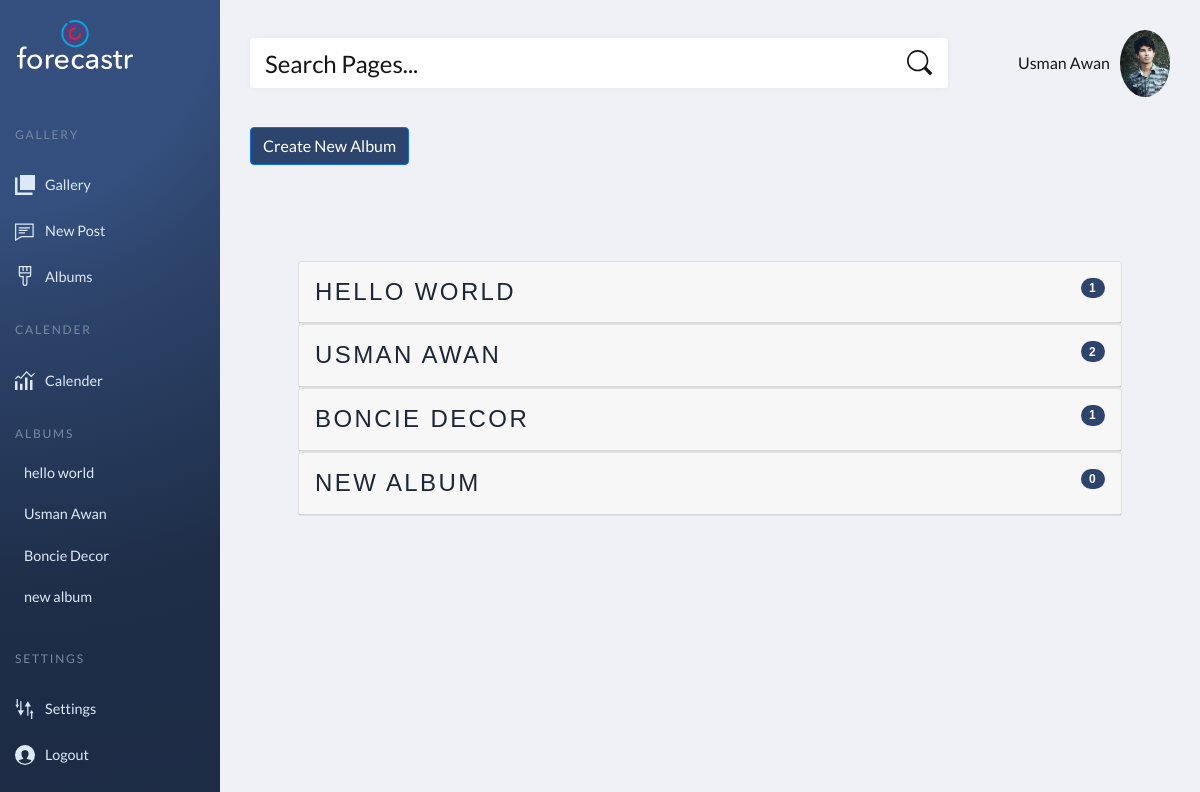
Page /gallery/albums/all/ (signed in) on the earlier database version.
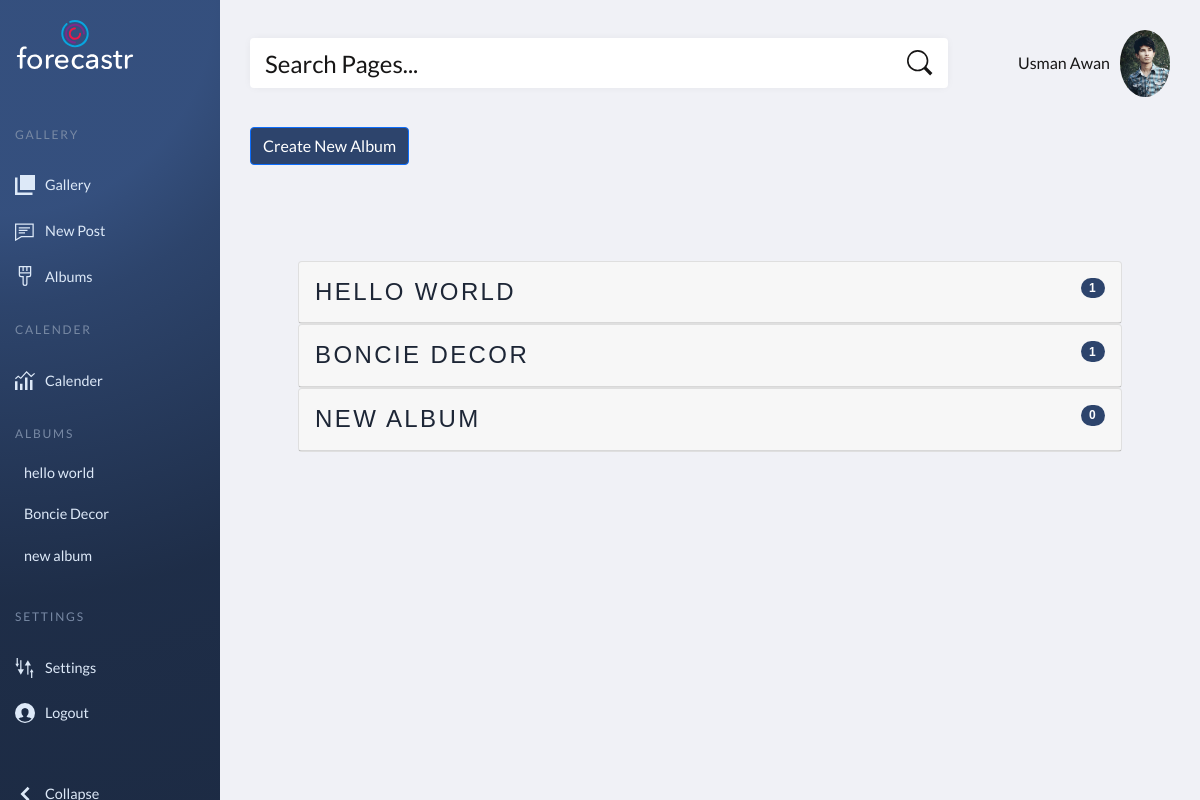
Same page on the later database version.
### contentGallery/models.py (models this page shows, shortened)
class PostAlbum(models.Model):
    client = models.ForeignKey(Client, null=True, on_delete= models.SET_NULL, related_name='client_albums')
    posts = models.ManyToManyField(UserPost)
    name = models.CharField(max_length=128, blank=False)

### accounts/models.py (models this page shows, shortened)
class Client(models.Model):
    user = models.OneToOneField(User, on_delete=models.CASCADE, null=True)
    profile_pic = models.ImageField(default="default-profile.png")
    age = models.IntegerField(default=1)
    gender = models.CharField(choices=GenderChoices.choices, max_length=128,  default=GenderChoices.OTHER)

### contentGallery/views.py (the view)
# urls.py: path("albums/all/", views.albumList, name="albums"),
@login_required(login_url="login")
def albumList(request):
    user = request.user
    client = user.client
    albumForm = PostAlbumForm()
    clientAlbums = client.client_albums.all()
    albums = []
    for album in clientAlbums:
        albums.append(AlbumsListResponseDto(
            album = album,
            posts_count = album.posts.all().count()
        ))
    context = {'ualbums': albums,'user': user, 'albums':  clientAlbums,'albumForm': albumForm, 'client': client}
    return render(request, "contentGallery/albums.html", context=context)

### contentGallery/forms.py
class PostAlbumForm(ModelForm):
    class Meta:
        model =  PostAlbum
        fields = ['name']

### contentGallery/templates/contentGallery/albums.html (shortened to what this page needs)
{%  extends 'utilaties/dashboard.html' %}
{% load static %}
{% block cssStyles %}
<link href="https://cdnjs.cloudflare.com/ajax/libs/toastr.js/2.1.1/toastr.min.css" rel="stylesheet" media="all">
{% endblock cssStyles %}
{% block content %}
<section>
  <button type="button" class="btn btn-primary" data-bs-toggle="modal" data-bs-target="#albumModal">Create New
    Album</button>
  <div class="container p-5 mt-5 pt-5">
    <div class="row clearfix m-r-70 m-l-70 m-t-30">
      {% for ualbum in ualbums %}
      <div class="col-lg-12 text-center content-centers ">
        <div id="card" class="card data-usage category-card">
          <a href="{% url 'deleteAlbum' ualbum.album.id %}">
          <div class="card-header">
            <div class="row clearfix m-r-70 m-l-70 mt-2 ">
              <div class="col-lg-12 d-flex justify-content-between align-items-start">
                <h2 class="display h4 text-primary primary-d">{{ualbum.album.name}} </h2>
                <span class="badge bg-primary rounded-pill">{{ualbum.posts_count}}</span>
              </div>
            </div>
          </div>
          </a>
        </div>
      </div>
      {% endfor %}
    </div>
  </div>
</section>
{% endblock content %}

### utilaties/templates/utilaties/dashboard.html (shortened to what this page needs)
{% load static %}
<!DOCTYPE html>
<html lang="en">
<head>
    <link href="https://cdn.jsdelivr.net/npm/bootstrap@5.0.2/dist/css/bootstrap.min.css" rel="stylesheet">
    <link rel="stylesheet" href="{% static 'css/SocialHub/main.css' %}">
    {% block cssStyles %}
    {% endblock cssStyles %}
    <link href="https://cdnjs.cloudflare.com/ajax/libs/toastr.js/2.1.1/toastr.min.css" rel="stylesheet" media="all">
</head>
<body>
    <header class="page-header">
        <nav>
            <a href="#0" aria-label="forecastr logo" class="logo">
                <svg width="140" height="49">
                    <use xlink:href="#logo"></use>
                </svg>
            </a>
            <ul class="admin-menu">
                <li class="menu-heading">
                    <h3>Gallery</h3>
                </li>
                <li>
                    <a href="{% url 'gallery' %}">
                        <svg>
                            <use xlink:href="#pages"></use>
                        </svg>
                        <span>Gallery</span>
                    </a>
                </li>
                <li>
                    <a href="{% url 'facebookPost' %}">
                        <svg>
                            <use xlink:href="#comments"></use>
                        </svg>
                        <span>New Post</span>
                    </a>
                </li>
                <li>
                    <a href="{% url 'albums' %}">
                        <svg>
                            <use xlink:href="#appearance"></use>
                        </svg>
                        <span>Albums</span>
                    </a>
                </li>
                <li class="menu-heading">
                    <h3>Calender</h3>
                </li>
                <li>
                    <a href="{% url 'generalCalender' %}">
                        <svg>
                            <use xlink:href="#charts"></use>
                        </svg>
                        <span>Calender</span>
                    </a>
                </li>
                <li class="menu-heading">
                    <h3>Albums</h3>
                </li>
                {% for album in albums %}
                    <form id="{{album.id}}" action="{% url 'gallery' %}" method="POST">
                        <a onclick="document.getElementById('{{album.id}}').submit();">
                            <li class="ms-4" style="cursor: pointer;"> {{album.name}}</li>
                        </a>
                    </form>
                {% endfor %}
                <li class="menu-heading">
                    <h3>Settings</h3>
                </li>
                <li>
                    <a href="{% url 'profile' %}">
                        <svg>
                            <use xlink:href="#settings"></use>
                        </svg>
                        <span>Settings</span>
                    </a>
                </li>
                <li>
                    <a href="{% url 'logout' %}">
                        <svg>
                            <use xlink:href="#users"></use>
                        </svg>
                        <span>Logout</span>
                    </a>
                </li>
                <li>
                    <button class="collapse-btn" aria-expanded="true" aria-label="collapse menu">
                        <svg aria-hidden="true">
                            <use xlink:href="#collapse"></use>
                        </svg>
                        <span>Collapse</span>
                    </button>
                </li>
            </ul>
        </nav>
    </header>
    <section class="page-content">
        <section class="search-and-user">
            <form>
                <input type="search" placeholder="Search Pages...">
                <button type="submit" aria-label="submit form">
                    <svg aria-hidden="true">
                        <use xlink:href="#search"></use>
                    </svg>
                </button>
            </form>
            <div onclick="navToAccount()" style="cursor: pointer;" class="admin-profile">
                <span class="greeting">{{user.first_name}}  {{user.last_name}}</span>
                <div class="notifications">
                    <div style="width:50px;">
                    <img src="{{client.profile_pic.url}}" class="rounded-circle img-fluid float-end" alt="profile_pic">
                    </div>
                </div>
            </div>
        </section>
        {% block content %}
        {% endblock content %}
    </section>
</body>
</html>

### static/css/SocialHub/main.css (style rules this page uses)
:root { --page-header-bgColor: #2d446c; --page-header-bgColor-hover: #1d2636; --page-header-txtColor: #dde9f8; --page-header-headingColor: #7889a4; --page-header-width: 220px; --page-content-bgColor: #f0f1f6; --page-content-txtColor: #171616; --page-content-blockColor: #fff; --white: #fff; --black: #333; --blue: #00b9eb; --red: #ec1848; --border-radius: 4px; --box-shadow: 0 0 10px -2px rgba(0, 0, 0, 0.075); --switch-bgLightModeColor: #87cefa; --switch-sunColor: gold; --switch-moonColor: #f4f4f4; --switch-bgDarkModeColor: #1f1f27; }
* { padding: 0; margin: 0; box-sizing: border-box; }
ul { list-style: none; }
.bg-primary, .btn-primary { background-color: #2d446c !important; }
.text-primary, .fc-button { color: #1d2636 !important; }
a, button { color: inherit; }
a { text-decoration: none; }
button { background: none; cursor: pointer; }
input { -webkit-appearance: none; }
button, input { border: none; }
svg { display: block; }
body { font: 16px/1.5 "Lato", sans-serif; }
.page-header { position: fixed; top: 0; left: 0; right: 0; bottom: 0; overflow: auto; padding-top: 20px; width: var(--page-header-width); color: var(--page-header-txtColor); background: radial-gradient(650px circle at 0% 0%, hsl(218, 41%, 35%) 33%, hsl(218, 41%, 30%) 47%, hsl(218, 41%, 20%) 92%, hsl(218, 41%, 19%) 126%); }
.page-header nav { display: flex; flex-direction: column; min-height: 100%; }
.page-header .logo { display: block; margin: 0 15px; }
.page-header .logo svg { max-width: 120px; fill: var(--white); }
.page-header .admin-menu { display: flex; flex-direction: column; flex-grow: 1; margin-top: 35px; padding-left: 0px; }
.page-header .admin-menu li:nth-last-child(2) { margin-bottom: 35px; }
.page-header .admin-menu li:last-child { margin-top: auto; margin-bottom: 20px; }
.page-header .admin-menu li>* { width: 100%; padding: 12px 15px; }
.page-header .admin-menu .menu-heading h3 { text-transform: uppercase; letter-spacing: 0.15em; font-size: 12px; margin-top: 12px; color: var(--page-header-headingColor); }
.page-header .admin-menu svg { width: 20px; height: 20px; fill: var(--page-header-txtColor); margin-right: 10px; }
.page-header .admin-menu a, .page-header .admin-menu button { display: flex; align-items: center; font-size: 0.9rem; }
.page-content { position: relative; left: var(--page-header-width); width: calc(100% - var(--page-header-width)); min-height: 100vh; padding: 30px; color: var(--page-content-txtColor); background: var(--page-content-bgColor); }
.search-and-user { display: grid; grid-template-columns: 1fr auto; grid-column-gap: 50px; align-items: center; background: var(--page-content-bgColor); margin-bottom: 30px; }
.search-and-user form { position: relative; }
.search-and-user [type="search"] { width: 100%; height: 50px; font-size: 1.5rem; padding-left: 15px; background: var(--page-content-blockColor); color: var(--white); border-radius: var(--border-radius); box-shadow: var(--box-shadow); }
.search-and-user ::placeholder { color: var(--page-content-txtColor); }
.search-and-user form svg { width: 26px; height: 26px; fill: var(--page-content-txtColor); }
.search-and-user form button { position: absolute; top: 50%; right: 15px; transform: translateY(-50%); }
.search-and-user .admin-profile { display: flex; align-items: center; }
.search-and-user .admin-profile .greeting { margin: 0 10px 0 20px; }
.search-and-user .admin-profile .notifications { position: relative; }

### contentGallery/templates/contentGallery/albums.html (style rules this page uses)
html, body { height: 100%; }
a { text-decoration: none; }
.a, #nav, a.mainlink, h2, #card { font-family: 'Raleway', sans-serif; font-weight: 700; letter-spacing: 0.1em; text-transform: uppercase; }
.inactive a, #card a { border-radius: 2px; }
#card { cursor: pointer; }
#card:before { content: 'Delete'; font-size: larger; font-family: 'Raleway', sans-serif; font-weight: 700; letter-spacing: 0.1em; text-transform: uppercase; position: absolute; width: 100%; height: 100%; transform: scaleX(0); transform-origin: right; background: #ff1a5b; color: white; padding-top: 2%; pointer-events: none; -moz-transition: all 0.5s cubic-bezier(0.05, 0.25, 0.42, 0.98); -o-transition: all 0.5s cubic-bezier(0.05, 0.25, 0.42, 0.98); -webkit-transition: all 0.5s cubic-bezier(0.05, 0.25, 0.42, 0.98); transition: all 0.5s cubic-bezier(0.05, 0.25, 0.42, 0.98); }

Differences in the rows shown:
removed PostAlbum: name "Usman Awan", album.name "USMAN AWAN"
Other differences:
list line gone: "2"
